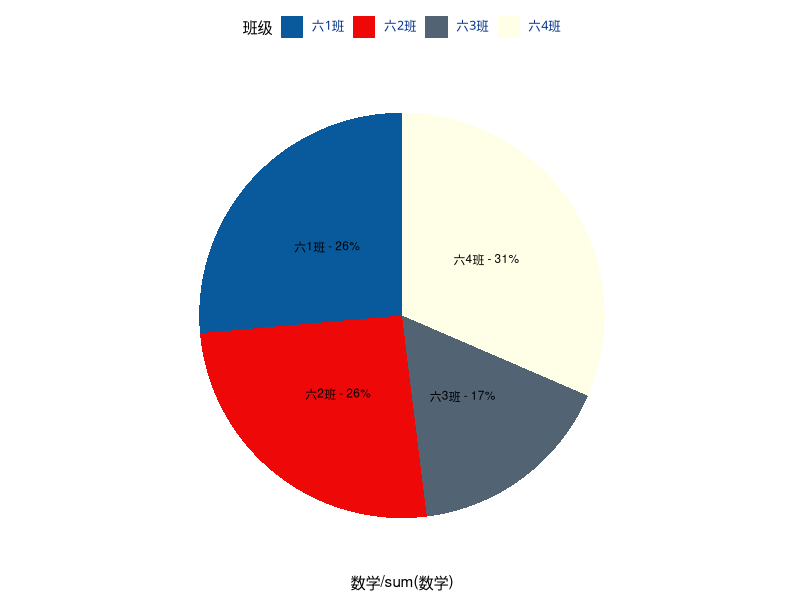
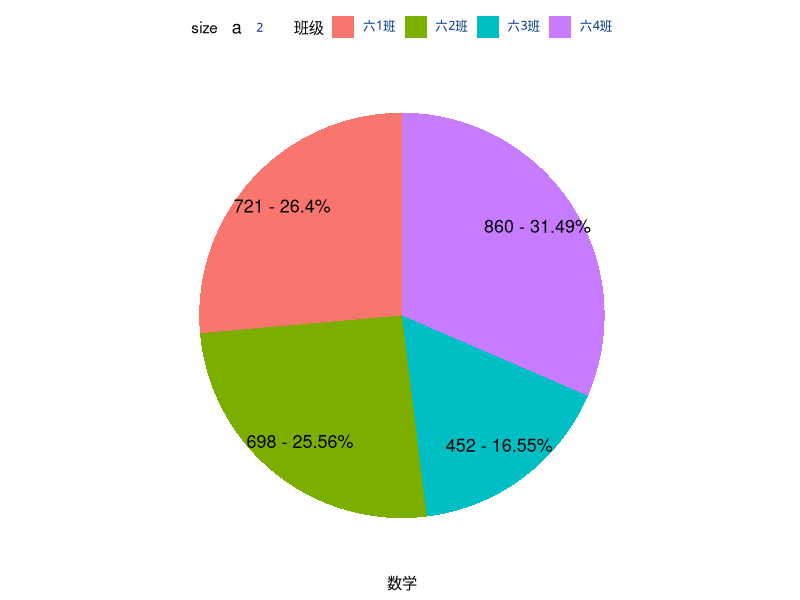
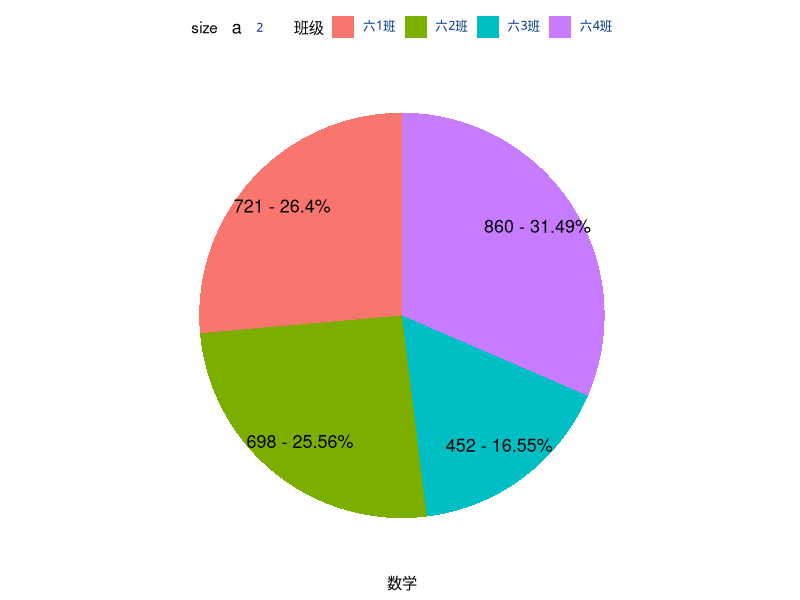
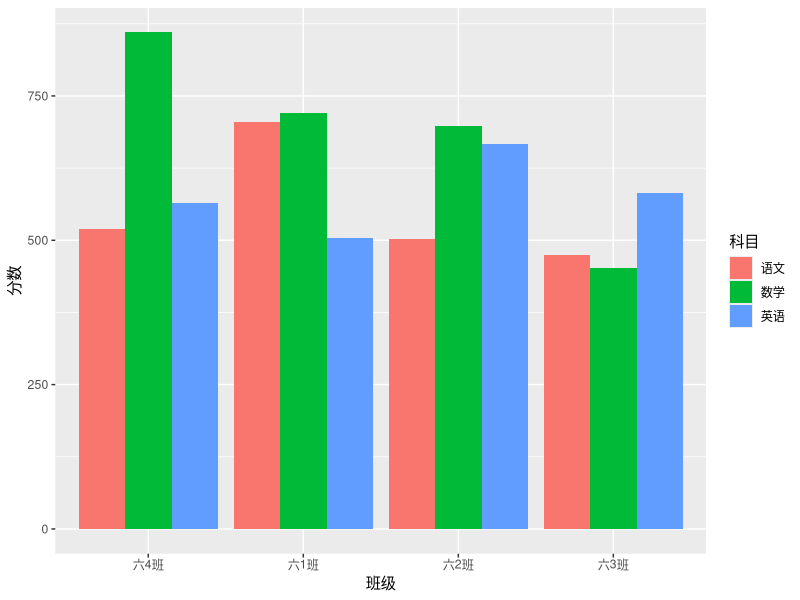
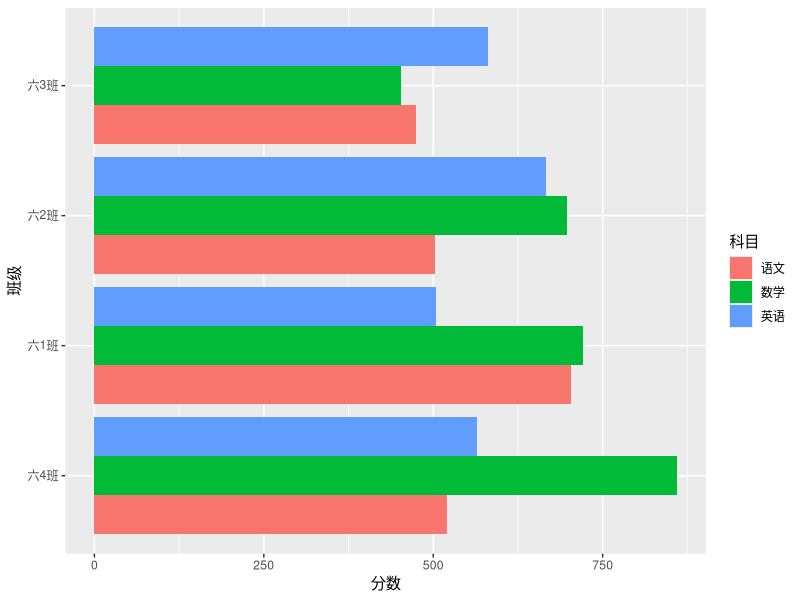
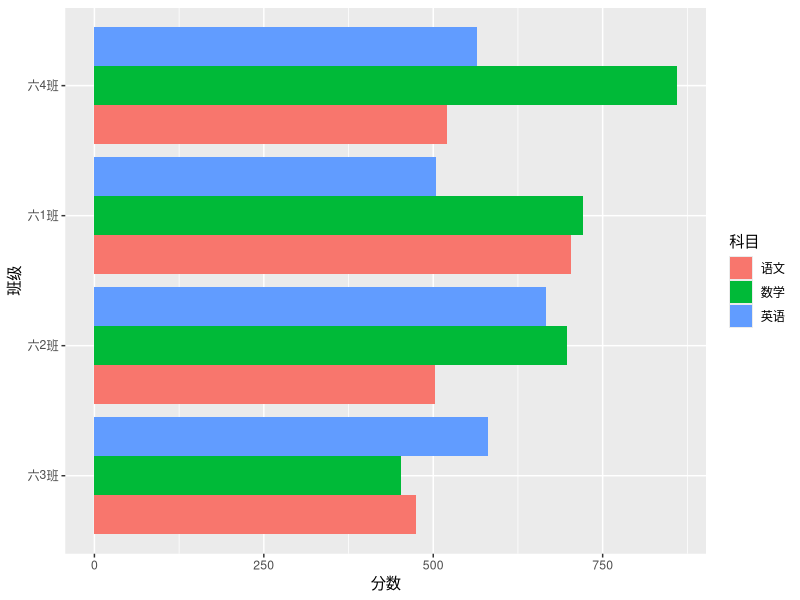
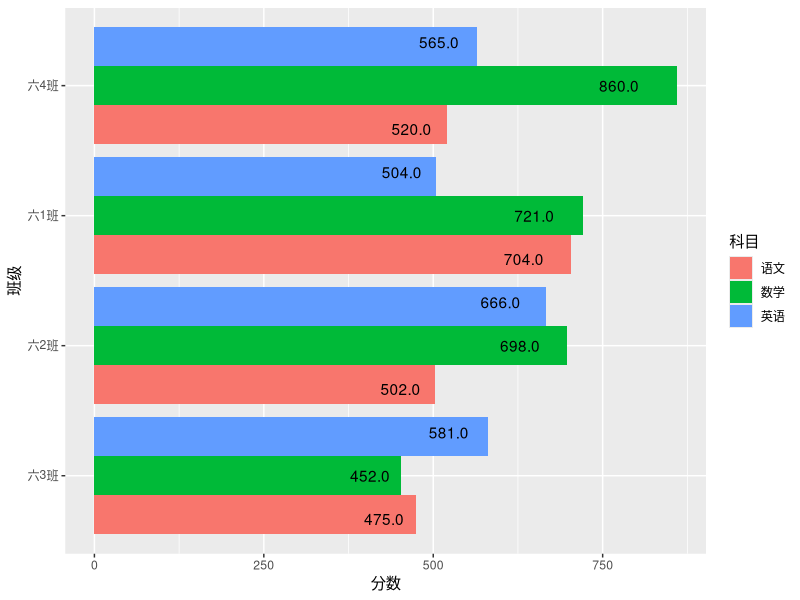
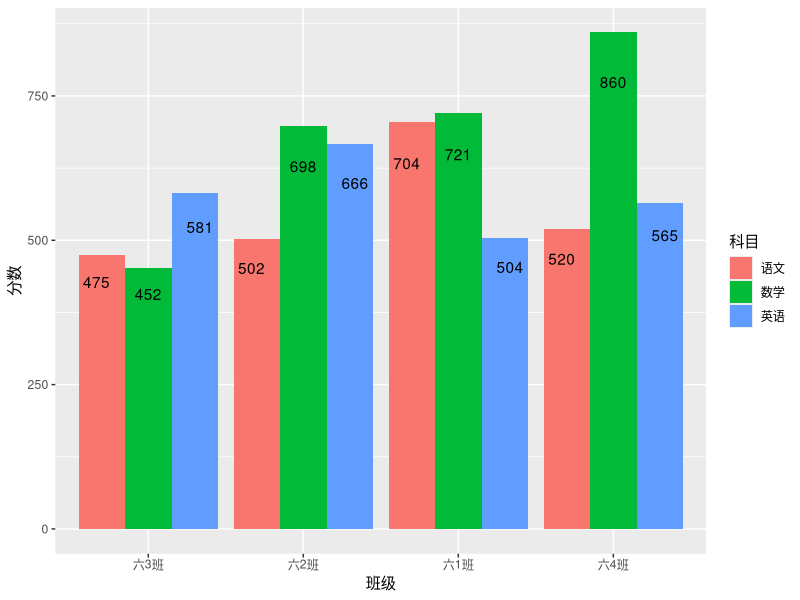

Reproduce these figures in R, in order.
## ---- chunk 1
require(tidyverse)
require(readxl)

# 读入excel文件
er <- read_excel("data/exams_results.xlsx")

# 查看数据
head(er)

# 将宽数据变成短数据
er %>% tidyr::gather(key = "科目", value = "分数", c("语文","数学","英语")) %>% tail
erd <- er %>% gather(key = "科目", value = "分数", -c("班级","姓名"))

# 统计每个班各个科目的总分
head(erd.heji <- erd %>% group_by(班级,科目) %>% summarise(合计 = sum(分数)))

# 再变回长数据，就好看很多了
#　这就是类似Excel数据透视表的效果了
(erl <- erd.heji %>% spread(科目,合计))

# 再来算算1班每个同学的总分

# # 方法1
er %>% filter(班级 == "六1班") %>%
  mutate(总分 = 语文 + 数学 +　英语) %>% head

# # 方法2
er %>% mutate(总分 = rowSums(.[3:5])) %>% head

# # 方法3
er %>% mutate(总分 = rowSums(select(.,语文,数学,英语))) %>% head

# # 方法4
er %>% mutate(总分 = (select(.,语文,数学,英语) %>% rowSums) ) %>% head

# # 方法5：a more complicated way would be:
er %>% select(-班级,-姓名) %>% mutate(总分 = rowSums(.)) %>% left_join(er) %>% head

# # 求每个学生三门科目的平均分
# # 虽然没必要这么复杂去算，但这里只是记录这样的用法
er %>% mutate(总分 = (select(.,语文,数学,英语) %>% rowSums)/3 ) %>% head

# # 计算语文和数学占总分的比例
# # select里面可以直接使用列名或者向量c来选择
er %>% mutate(比例 = (select(.,语文,数学) %>% rowSums) /
                  (rowSums(select(., c(3:5))))
                ) %>% head


## ---- chunk 2
# 再看看前面生成的erl数据框
erl

# 下面生成图表，分别计算不同班级的分数占比，和同一班级不同学科分数的占比

library(ggplot2)
library(RColorBrewer)
library(grid)

#定义好字体


#事先定制好要加图形的形状、颜色、主题等
#定制主题，要求背景全白，没有边框。然后所有的字体都是某某颜色
#定制主题，要求背景全白，没有边框。然后所有的字体都是某某颜色
mytheme<-theme_bw()+theme(legend.position="top",
                          panel.border=element_blank(),
                          panel.grid.major=element_line(linetype="dashed"),
                          panel.grid.minor=element_blank(),
                          plot.title=element_text(size=15,
                                                  colour="#003087",
                                                  family="CA"),
                          legend.text=element_text(size=9,colour="#003087",
                                                   family="CA"),
                          legend.key=element_blank(),
                          axis.text=element_text(size=10,colour="#003087",
                                                 family="CA"),
                          strip.text=element_text(size=12,colour="#EF0808",
                                                  family="CA"),
                          strip.background=element_blank()

                        )
pie_theme=mytheme+theme(axis.text=element_blank(),
                        axis.ticks=element_blank(),
                        axis.title.y=element_blank(),
                        panel.grid.major=element_blank())
#定制线的大小
myline_blue<-geom_line(colour="#085A9C",size=2)
myline_red<-geom_line(colour="#EF0808",size=2)
myarea=geom_area(colour=NA,fill="#003087",alpha=.2)
mypoint=geom_point(size=3,shape=21,colour="#003087",fill="white")
mybar=geom_bar(fill="#0C8DC4",stat="identity")
#然后是配色，考虑到样本的多样性，可以事先设定颜色，如3种颜色或7种颜色的组合
mycolour_3<-scale_fill_manual(values=c("#085A9C","#EF0808","#526373"))
mycolour_7<-scale_fill_manual(values=c("#085A9C","#EF0808","#526373",
"#FFFFE7","#FF9418","#219431","#9C52AD"))
mycolour_line_7<-scale_color_manual(values=c("#085A9C","#EF0808","#526373","#0C8DC4","#FF9418","#219431","#9C52AD"))


# 方法一
# 设置文字标签
(mylabel <- with(erl,paste0(班级, " - ", round(数学/ sum(数学) * 100, 0), "%")))
# 设置文字标签的y轴
(text.y1 <- with(erl,1-(cumsum(数学/sum(数学)) - 数学/sum(数学)/2)))
# 生成饼图
# 数学成绩做变换，将各班的数学成绩除以数学合计
erl %>% 
  ggplot(aes(x="X", y=数学/sum(数学),fill = 班级)) +
    geom_bar(stat="identity", position = "stack", width = 1) +
    mycolour_7 + pie_theme +
    geom_text(aes(y = text.y1, x = 1, label = mylabel), size = 3) +
    coord_polar(theta = "y", direction = 1)




# 方法二
# 设置显示的文字标签
(mylabel2 <- with(erl,paste0(数学, " - ", round(数学/sum(数学)*100,2),"%")))
# 设置文字标签的y坐标
(text.y2 <- with(erl,sum(数学) - cumsum(数学) + 数学/2))
# 生成饼图
# 这里对y轴，数学成绩并没有做变换
# 这种办法对设置文字标签的y坐标的公式看起来相对更简单
# 主要是对标签文字做数字变换
erl %>% 
  ggplot(aes(x = "X", y = 数学, fill = 班级)) +
  geom_bar(stat = "identity", position = "stack", width = 1) +
  geom_text(aes(x=1.3, y= text.y2, label = mylabel2, size = 2)) +
  coord_polar(theta = "y", direction = 1) +
  mytheme + pie_theme 


# 方法3
# 这个方法的geom_text的y轴坐标处理方法跟方法1一样
# position = "fill"，就是把一个班级的整体看作1
(text.y1 <- with(erl,1-(cumsum(数学/sum(数学)) - 数学/sum(数学)/2)))
erl %>% 
  ggplot(aes(x = "X", y = 数学, fill = 班级)) +
  geom_bar(stat = "identity", position = "fill", width = 1) +
  geom_text(aes(x=1.3, y= text.y1, label = mylabel2, size = 2)) +
  coord_polar(theta = "y", direction = 1) +
  mytheme + pie_theme 

## ---- chunk 3
erl
# 需要先把宽数据变成短数据
(erd.zzt <- erl %>% gather(key = "科目", value = "分数", -c("班级")))

# 我们先观察四个班每个班级不同科目的总分情况
# 设置显示的文字标签
(mylabel3 <- with(erd.zzt,paste0(分数)))
# 设置文字标签的y坐标
(text.y3 <- 1:12)
# 将dodge模式摆放的三个科目的顺序按“语数英”的顺序摆放
erd.zzt$科目 <- factor(erd.zzt$科目, levels = c("语文","数学","英语"))


# 我们再将班级按总分从高到低排序
erd.zzt$班级 <- reorder(erd.zzt$班级,-erd.zzt$分数)
erd.zzt %>%
  ggplot(aes(班级,分数, fill = 科目)) +
  geom_bar(stat = "identity", position = "dodge") 


# 最后尝试一下水平摆放柱状图
erd.zzt %>%
  ggplot(aes(班级,分数, fill = 科目)) +
  geom_bar(stat = "identity", position = "dodge") +
  coord_flip()

# 我们发现这时水平摆放的柱状图从上到下是从小到大排序
# 看来水平摆放的时候是从下面往上面数
# 要改成从上到下是降序，只能有做一次reorder了
# 这次reorder把第二个参数前面的减号-去掉
erd.zzt$班级 <- reorder(erd.zzt$班级, erd.zzt$分数)
erd.zzt %>%
  ggplot(aes(班级,分数, fill = 科目)) +
  geom_bar(stat = "identity", position = "dodge") +
  coord_flip()

# 最后，我们在bar上添加数字
erd.zzt %>%
  ggplot(aes(班级,分数, fill = 科目)) +
  geom_bar(stat = "identity", position = "dodge") +
  coord_flip() +
  geom_text(aes(班级,分数*0.9,label = sprintf("%2.1f", 分数)), position=position_dodge(width = 1))

# 再看看去掉coord_flip回到竖直的样式
erd.zzt %>%
  ggplot(aes(班级,分数, fill = 科目)) +
  geom_bar(stat = "identity", position = "dodge") +
  geom_text(aes(班级,分数*0.9,label = sprintf("%2.0f", 分数)), position=position_dodge(width = 1))

